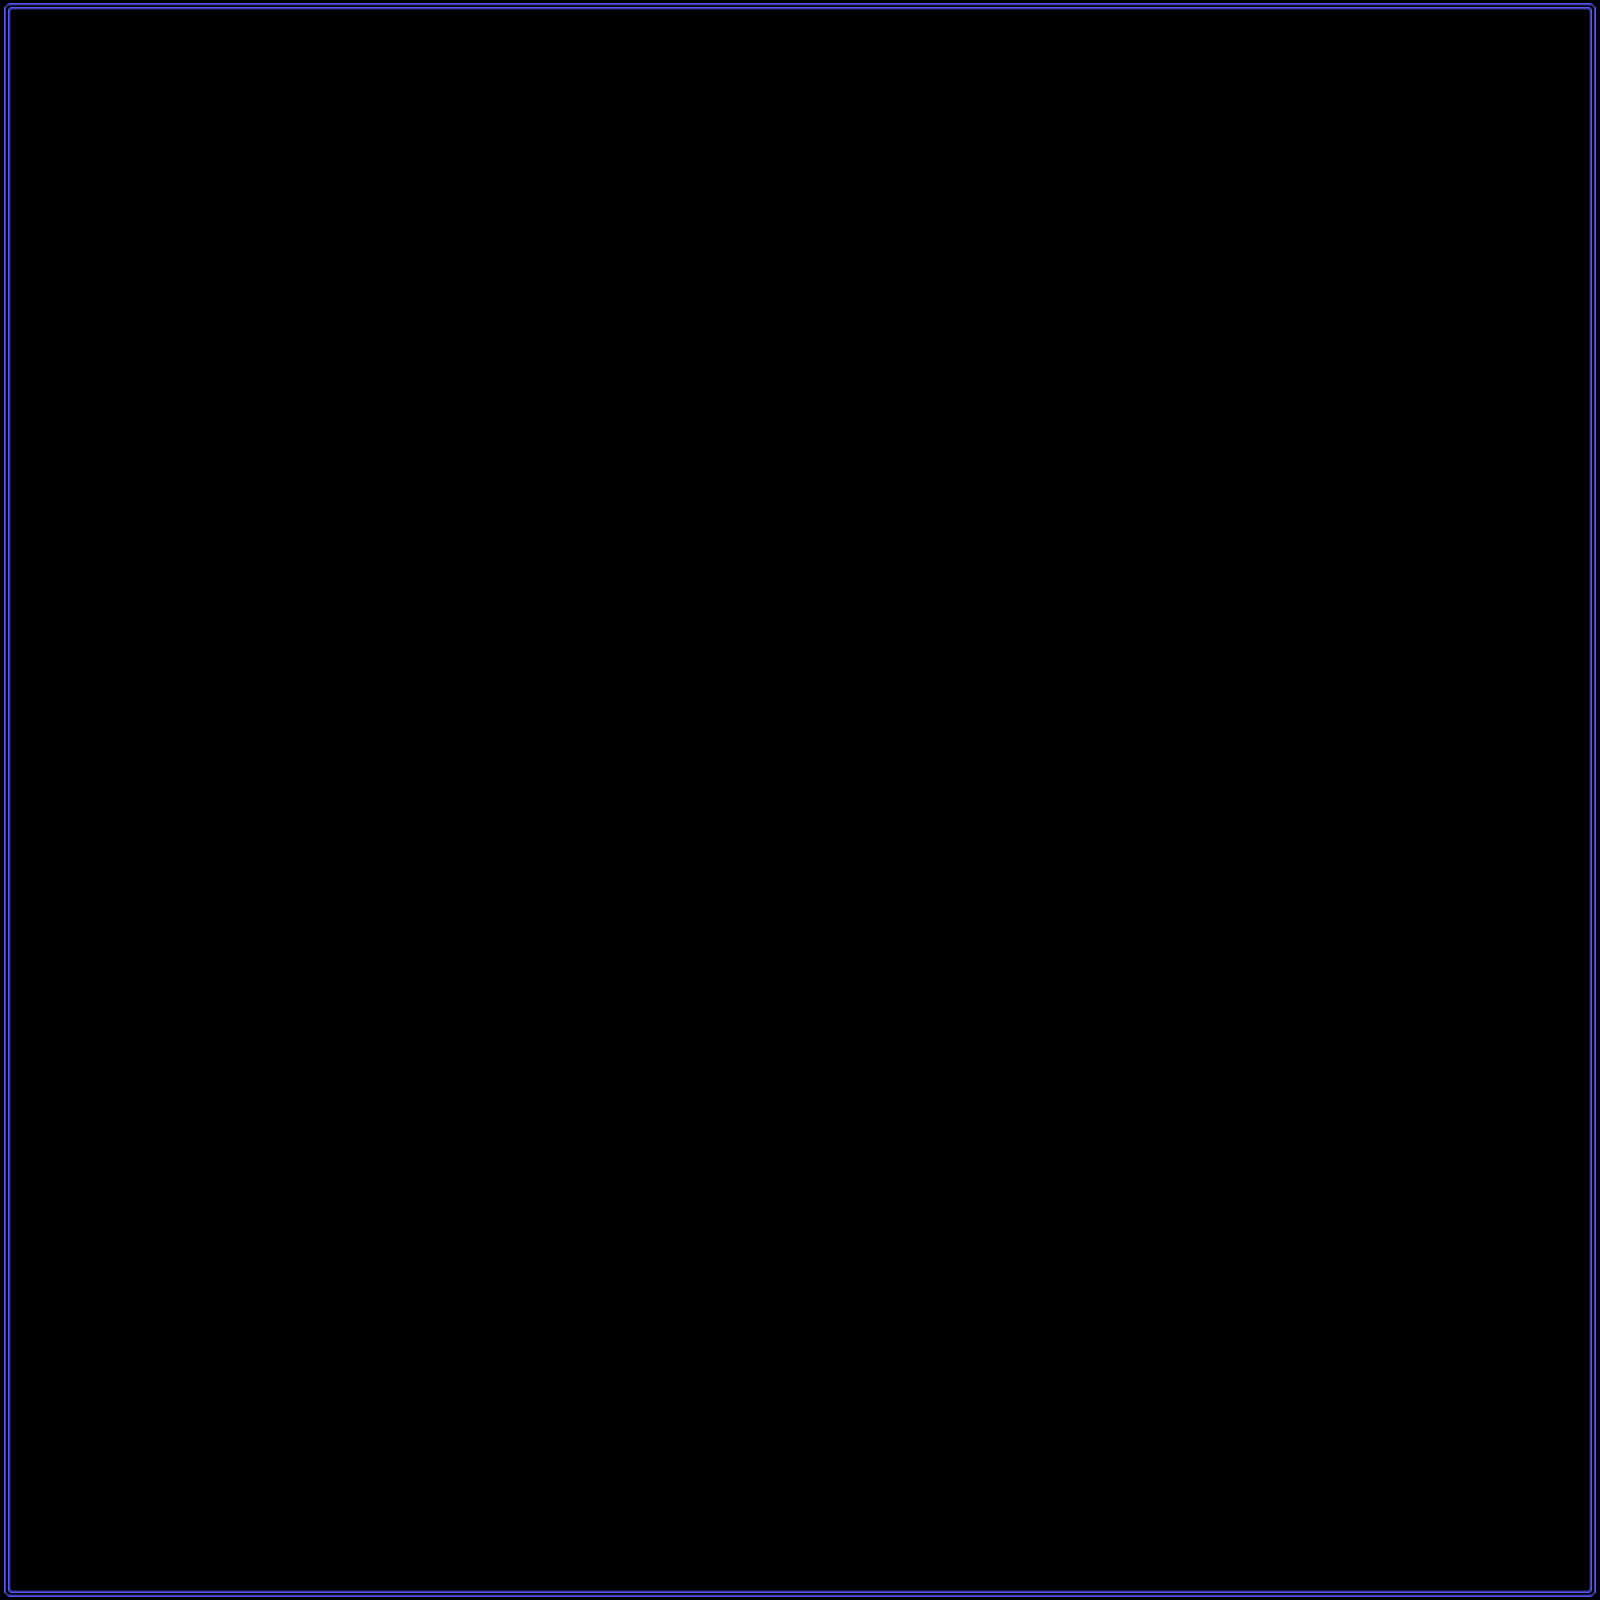

A 2D game scene composited from a Tiled map and its tileset images. What follows is a short description and the map's XML, with each tile layer's data collapsed to a summary:
An orthogonal 100x100 tile map with 16x16 px tiles, 1 tile layer (Kachelebene 1).

<map version="1.0" orientation="orthogonal" width="100" height="100" tilewidth="16" tileheight="16">
 <tileset firstgid="1" name="chip" tilewidth="16" tileheight="16">
  <image source="Graphics/chipset.png" width="256" height="288" />
 </tileset>
 <layer name="Kachelebene 1" width="100" height="100">
  <data>[10000 cells, 10000 non-empty, 9 distinct tile ids]</data>
 </layer>
</map>
